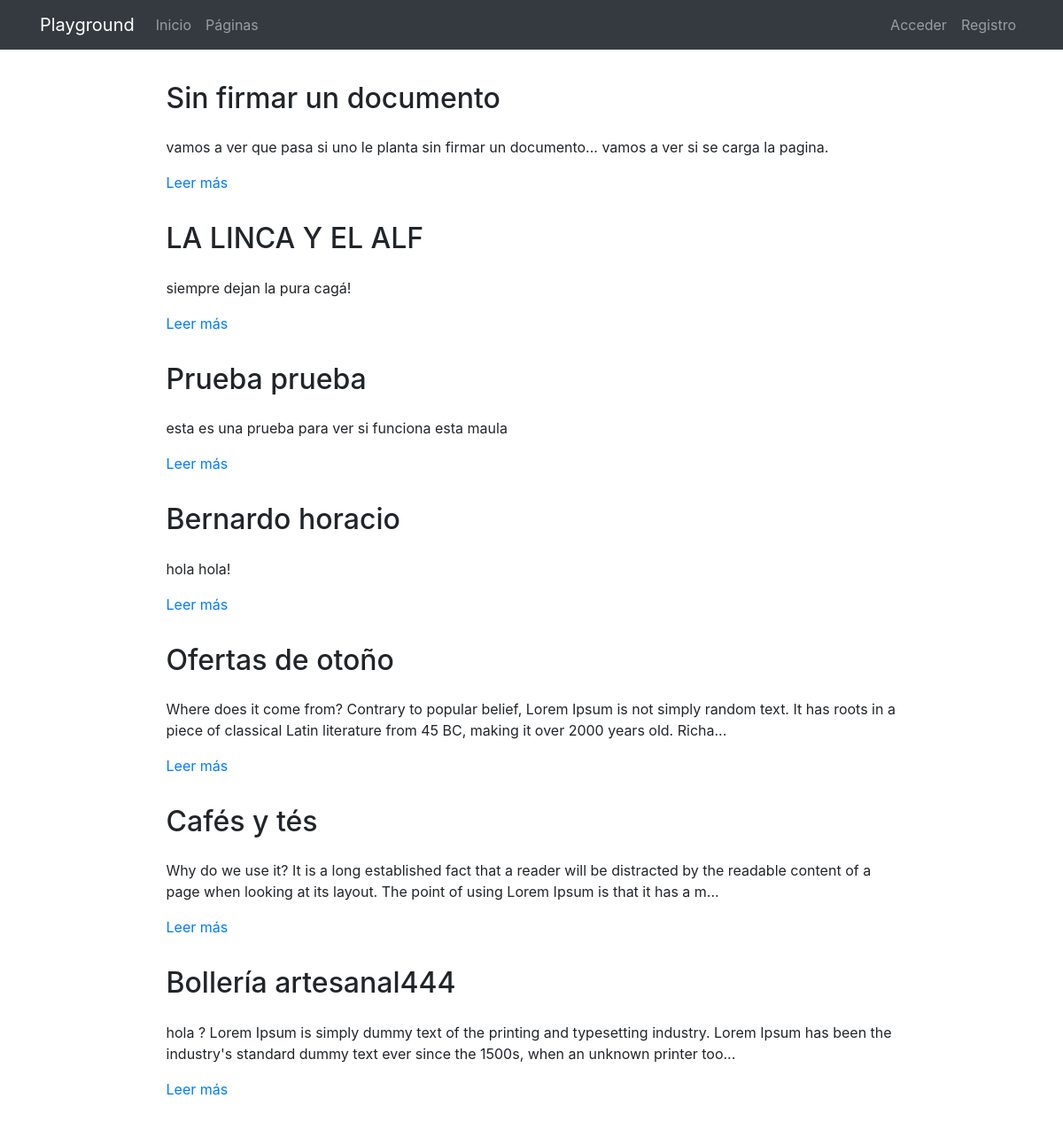
The page /pages/ on the database its author committed.
### pages/models.py (models this page shows, shortened)
class Page(models.Model):
    title = models.CharField(verbose_name="Título", max_length=200)
    content = RichTextField(verbose_name="Contenido")
    order = models.SmallIntegerField(verbose_name="Orden", default=0)
    created = models.DateTimeField(auto_now_add=True, verbose_name="Fecha de creación")
    updated = models.DateTimeField(auto_now=True, verbose_name="Fecha de edición")
    class Meta:
        verbose_name = "página"
        verbose_name_plural = "páginas"
        ordering = ['order', 'title']

### pages/views.py (the view)
# urls.py: path('', PageListView.as_view(), name='pages'),
class PageListView(ListView):
    model = Page

### pages/templates/pages/page_list.html (shortened to what this page needs)
{% extends 'core/base.html' %}
{% load static %}
{% block content %}
{% include 'pages/includes/pages_menu.html'%}
<main role="main">
  <div class="container mb-4">
    {% for page in page_list|dictsort:"id" reversed%}
      <div class="row mt-3">
        <div class="col-md-9 mx-auto">
          <h2 class="mb-4">{{page.title}}</h2>
          <div>
            <p>{{page.content|striptags|safe|truncatechars:"200"}}</p>
            <p><a href="{% url 'pages:page' page.id page.title|slugify %}">Leer más</a>
            </p>
          </div>
        </div>
      </div>
    {% endfor %}
  </div>
</main>
{% endblock %}

### core/static/core/css/main.css (style rules this page uses)
main { padding-top: 20px; }
:root { --jumbotron-padding-y: 3rem; }

### rows shown on the page
Page: title "Sin firmar un documento", content "vamos a ver que pasa si uno le planta sin firmar un documento... vamos a ver si se carga la pagina."
Page: title "LA LINCA Y EL ALF", content "siempre dejan la pura cagá!"
Page: title "Prueba prueba", content "esta es una prueba para ver si funciona esta maula"
Page: title "Bernardo horacio", content "hola hola!"
Page: title "Ofertas de otoño", content "Where does it come from? Contrary to popular belief, Lorem Ipsum is not simply random text. It has roots in a piece of classical Latin literature from 45 BC, making it over 2000 years old. Richa..."
Page: title "Cafés y tés", content "Why do we use it? It is a long established fact that a reader will be distracted by the readable content of a page when looking at its layout. The point of using Lorem Ipsum is that it has a m..."
Page: title "Bollería artesanal444", content "hola ? Lorem Ipsum is simply dummy text of the printing and typesetting industry. Lorem Ipsum has been the industry's standard dummy text ever since the 1500s, when an unknown printer too..."
